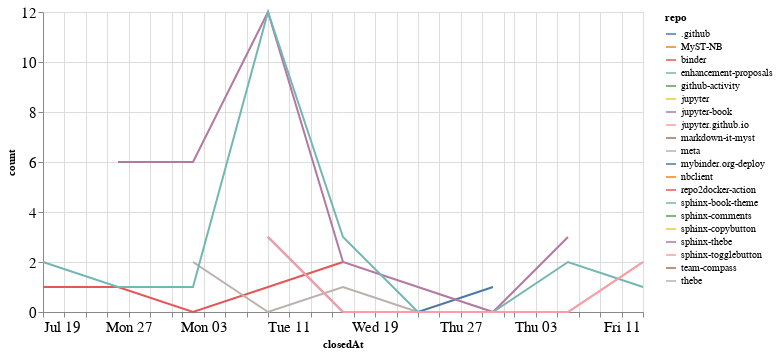

Notebook source saved alongside this figure:
### Code cell
closed_by_time = closed_by.groupby('repo').resample('W', on='closedAt').count()['author'].reset_index()
closed_by_time = closed_by_time.rename(columns={'author': 'count'})

alt.Chart(closed_by_time, width=600).mark_line().encode(
    x='closedAt',
    y='count',
    color='repo',
    tooltip="repo"
)

### Figure 1 — Vega-Lite specification as saved in the notebook (floating-point values rounded to 4 significant figures)
{"config": {"axisLeft": {"labelFontSize": 15}, "axisBottom": {"labelFontSize": 15}}, "data": {"name": "data-7ceed6c06f510d1837c9aa29f00cbae4"}, "mark": "line", "encoding": {"color": {"type": "nominal", "field": "repo"}, "tooltip": {"type": "nominal", "field": "repo"}, "x": {"type": "temporal", "field": "closedAt"}, "y": {"type": "quantitative", "field": "count"}}, "width": 600, "$schema": "https://vega.github.io/schema/vega-lite/v4.8.1.json", "datasets": {"data-7ceed6c06f510d1837c9aa29f00cbae4": [{"repo": ".github", "closedAt": "2020-08-09T00:00:00", "count": 3}, {"repo": ".github", "closedAt": "2020-08-16T00:00:00", "count": 0}, {"repo": ".github", "closedAt": "2020-08-23T00:00:00", "count": 0}, {"repo": ".github", "closedAt": "2020-08-30T00:00:00", "count": 1}, {"repo": "MyST-NB", "closedAt": "2020-09-06T00:00:00", "count": 1}, {"repo": "binder", "closedAt": "2020-07-19T00:00:00", "count": 1}, {"repo": "binder", "closedAt": "2020-07-26T00:00:00", "count": 1}, {"repo": "binder", "closedAt": "2020-08-02T00:00:00", "count": 0}, {"repo": "binder", "closedAt": "2020-08-09T00:00:00", "count": 1}, {"repo": "binder", "closedAt": "2020-08-16T00:00:00", "count": 2}, {"repo": "enhancement-proposals", "closedAt": "2020-08-30T00:00:00", "count": 1}, {"repo": "github-activity", "closedAt": "2020-08-09T00:00:00", "count": 2}, {"repo": "jupyter", "closedAt": "2020-07-26T00:00:00", "count": 1}, {"repo": "jupyter-book", "closedAt": "2020-07-26T00:00:00", "count": 6}, {"repo": "jupyter-book", "closedAt": "2020-08-02T00:00:00", "count": 6}, {"repo": "jupyter-book", "closedAt": "2020-08-09T00:00:00", "count": 12}, {"repo": "jupyter-book", "closedAt": "2020-08-16T00:00:00", "count": 2}, {"repo": "jupyter-book", "closedAt": "2020-08-23T00:00:00", "count": 1}, {"repo": "jupyter-book", "closedAt": "2020-08-30T00:00:00", "count": 0}, {"repo": "jupyter-book", "closedAt": "2020-09-06T00:00:00", "count": 3}, {"repo": "jupyter.github.io", "closedAt": "2020-07-26T00:00:00", "count": 1}, {"repo": "markdown-it-myst", "closedAt": "2020-08-09T00:00:00", "count": 1}, {"repo": "meta", "closedAt": "2020-08-02T00:00:00", "count": 2}, {"repo": "meta", "closedAt": "2020-08-09T00:00:00", "count": 0}, {"repo": "meta", "closedAt": "2020-08-16T00:00:00", "count": 1}, {"repo": "meta", "closedAt": "2020-08-23T00:00:00", "count": 0}, {"repo": "meta", "closedAt": "2020-08-30T00:00:00", "count": 0}, {"repo": "meta", "closedAt": "2020-09-06T00:00:00", "count": 0}, {"repo": "meta", "closedAt": "2020-09-13T00:00:00", "count": 2}, {"repo": "mybinder.org-deploy", "closedAt": "2020-07-26T00:00:00", "count": 1}, {"repo": "nbclient", "closedAt": "2020-09-13T00:00:00", "count": 1}, {"repo": "repo2docker-action", "closedAt": "2020-07-26T00:00:00", "count": 1}, {"repo": "sphinx-book-theme", "closedAt": "2020-07-19T00:00:00", "count": 2}, {"repo": "sphinx-book-theme", "closedAt": "2020-07-26T00:00:00", "count": 1}, {"repo": "sphinx-book-theme", "closedAt": "2020-08-02T00:00:00", "count": 1}, {"repo": "sphinx-book-theme", "closedAt": "2020-08-09T00:00:00", "count": 12}, {"repo": "sphinx-book-theme", "closedAt": "2020-08-16T00:00:00", "count": 3}, {"repo": "sphinx-book-theme", "closedAt": "2020-08-23T00:00:00", "count": 0}, {"repo": "sphinx-book-theme", "closedAt": "2020-08-30T00:00:00", "count": 0}, {"repo": "sphinx-book-theme", "closedAt": "2020-09-06T00:00:00", "count": 2}, {"repo": "sphinx-book-theme", "closedAt": "2020-09-13T00:00:00", "count": 1}, {"repo": "sphinx-comments", "closedAt": "2020-08-16T00:00:00", "count": 4}, {"repo": "sphinx-copybutton", "closedAt": "2020-07-26T00:00:00", "count": 2}, {"repo": "sphinx-thebe", "closedAt": "2020-08-16T00:00:00", "count": 1}, {"repo": "sphinx-togglebutton", "closedAt": "2020-08-09T00:00:00", "count": 3}, {"repo": "sphinx-togglebutton", "closedAt": "2020-08-16T00:00:00", "count": 0}, {"repo": "sphinx-togglebutton", "closedAt": "2020-08-23T00:00:00", "count": 0}, {"repo": "sphinx-togglebutton", "closedAt": "2020-08-30T00:00:00", "count": 0}, {"repo": "sphinx-togglebutton", "closedAt": "2020-09-06T00:00:00", "count": 0}, {"repo": "sphinx-togglebutton", "closedAt": "2020-09-13T00:00:00", "count": 2}, {"repo": "team-compass", "closedAt": "2020-07-26T00:00:00", "count": 1}, {"repo": "thebe", "closedAt": "2020-08-16T00:00:00", "count": 1}]}}
